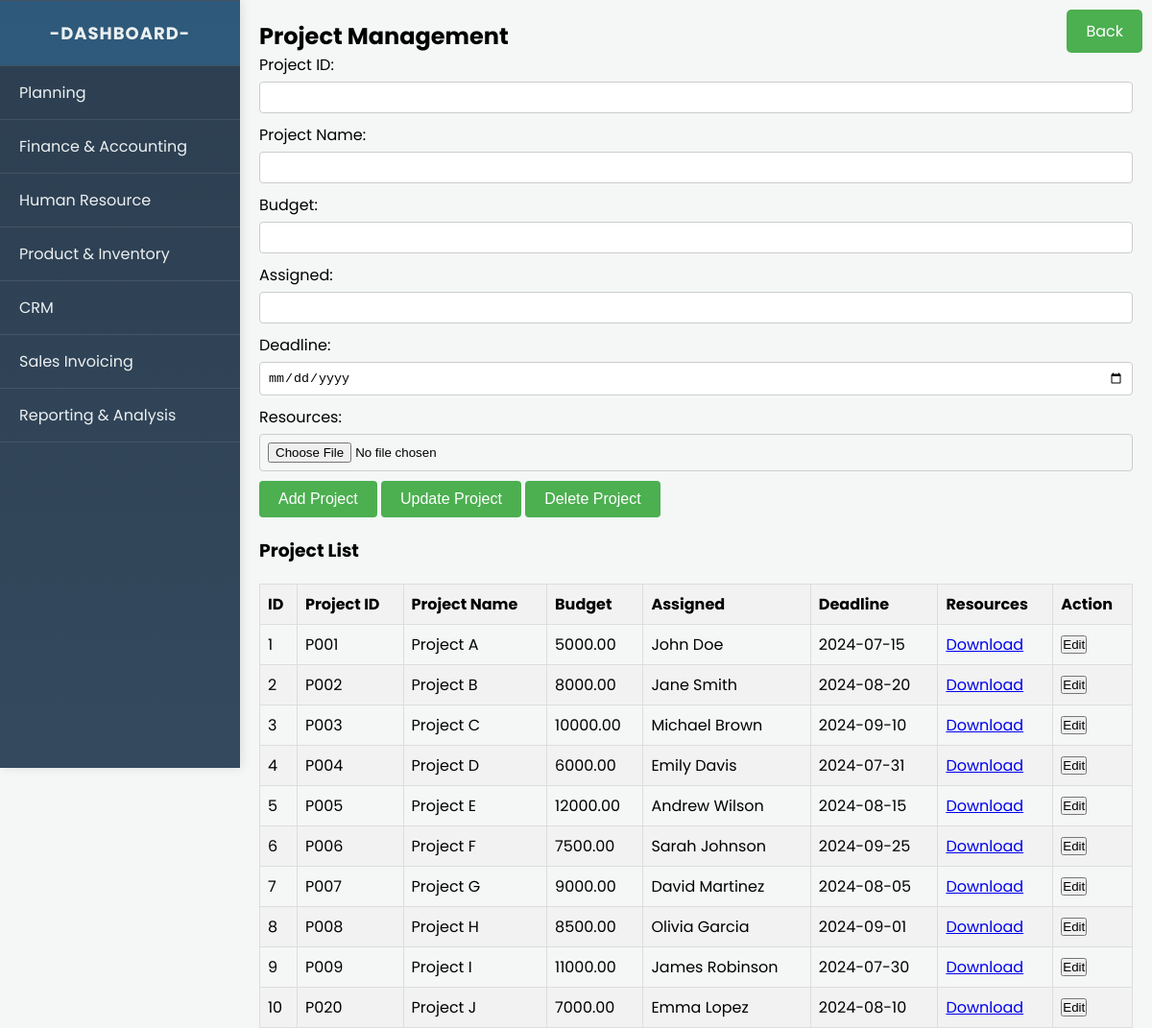
The page /planning/project/project.php (signed in) on the database its author committed.
### tables this page shows
CREATE TABLE `projects` (
  `id` int(11) NOT NULL,
  `project_id` varchar(50) NOT NULL,
  `project_name` varchar(100) NOT NULL,
  `budget` decimal(10,2) DEFAULT NULL,
  `assigned` varchar(100) DEFAULT NULL,
  `deadline` date DEFAULT NULL,
  `resources` varchar(255) DEFAULT NULL
);

### planning/project/project.php (the view, shortened to what this page needs)
<?php
include('../../db_connect.php');
include('../../sidebar.php');
$sql = "SELECT * FROM projects";
$result = $conn->query($sql);
?>
<!DOCTYPE html>
<html lang="en">
<head>
    <link rel="stylesheet" href="style.css">
    <link rel="stylesheet" href="../../istyle.css">
</head>
<body>
    <a href="javascript:history.back()" class="back-button">Back</a>
    <div class="content">
        <section id="project_management">
            <h2>Project Management</h2>
            <form method="post" enctype="multipart/form-data">
                <label for="project_id">Project ID:</label>
                <input type="text" id="project_id" name="project_id" required>
                <label for="project_name">Project Name:</label>
                <input type="text" id="project_name" name="project_name" required>
                <label for="budget">Budget:</label>
                <input type="number" id="budget" name="budget">
                <label for="assigned">Assigned:</label>
                <input type="text" id="assigned" name="assigned">
                <label for="deadline">Deadline:</label>
                <input type="date" id="deadline" name="deadline">
                <label for="resources">Resources:</label>
                <input type="file" id="resources" name="resources">
                <input type="submit" name="add_project" value="Add Project">
                <input type="submit" name="update_project" value="Update Project">
                <input type="submit" name="delete_project" value="Delete Project">
            </form>
            <h3>Project List</h3>
            <?php
            if ($result->num_rows > 0) {
                echo "<table class='project-table'>";
                echo "<thead><tr><th>ID</th><th>Project ID</th><th>Project Name</th><th>Budget</th><th>Assigned</th><th>Deadline</th><th>Resources</th><th>Action</th></tr></thead>";
                echo "<tbody>";
                while($row = $result->fetch_assoc()) {
                    echo "<tr>";
                    echo "<td>" . $row['id'] . "</td>";
                    echo "<td>" . $row['project_id'] . "</td>";
                    echo "<td>" . $row['project_name'] . "</td>";
                    echo "<td>" . $row['budget'] . "</td>";
                    echo "<td>" . $row['assigned'] . "</td>";
                    echo "<td>" . $row['deadline'] . "</td>";
                    echo "<td><a href='" . $row['resources'] . "' target='_blank'>Download</a></td>";
                    echo "<td>
                            <button onclick=\"editProject(" . $row['id'] . ", '" . $row['project_id'] . "', '" . $row['project_name'] . "', '" . $row['budget'] . "', '" . $row['assigned'] . "', '" . $row['deadline'] . "')\">Edit</button>
                          </td>";
                    echo "</tr>";
                }
                echo "</tbody>";
                echo "</table>";
            } else {
                echo "<p>No projects found.</p>";
            }
            ?>
        </section>
    </div>
</body>
</html>

### planning/project/style.css (style rules this page uses)
form { margin-bottom: 20px; }
label { display: block; margin-bottom: 5px; }
input[type="text"], input[type="number"], input[type="date"], select, input[type="file"] { width: 100%; padding: 8px; margin-bottom: 10px; border: 1px solid #ccc; border-radius: 4px; box-sizing: border-box; }
input[type="submit"] { background-color: #4CAF50; color: white; padding: 10px 20px; border: none; border-radius: 4px; cursor: pointer; font-size: 16px; }
table { width: 100%; border-collapse: collapse; margin-top: 20px; }
th, td { border: 1px solid #ddd; padding: 8px; text-align: left; }
th { background-color: #f2f2f2; }
tbody tr:nth-child(even) { background-color: #f2f2f2; }

### istyle.css (style rules this page uses)
* { margin: 0; padding: 0; box-sizing: border-box; }
body { font-family: 'Poppins', sans-serif; background-color: #f4f7f6; display: flex; }
.main-content, .content { margin-left: 250px; padding: 20px; width: calc(100% - 250px); }

### planning/project/project.php (style rules this page uses)
.back-button { position: absolute; top: 10px; right: 10px; background-color: #4CAF50; color: white; padding: 10px 20px; text-align: center; text-decoration: none; display: inline-block; font-size: 16px; border: none; border-radius: 5px; cursor: pointer; }

### rows shown on the page
projects: id "1", project "P001", project_name "Project A", budget "5000.00", assigned "John Doe", deadline "2024-07-15"
projects: id "2", project "P002", project_name "Project B", budget "8000.00", assigned "Jane Smith", deadline "2024-08-20"
projects: id "3", project "P003", project_name "Project C", budget "10000.00", assigned "Michael Brown", deadline "2024-09-10"
projects: id "4", project "P004", project_name "Project D", budget "6000.00", assigned "Emily Davis", deadline "2024-07-31"
projects: id "5", project "P005", project_name "Project E", budget "12000.00", assigned "Andrew Wilson", deadline "2024-08-15"
projects: id "6", project "P006", project_name "Project F", budget "7500.00", assigned "Sarah Johnson", deadline "2024-09-25"
projects: id "7", project "P007", project_name "Project G", budget "9000.00", assigned "David Martinez", deadline "2024-08-05"
projects: id "8", project "P008", project_name "Project H", budget "8500.00", assigned "Olivia Garcia", deadline "2024-09-01"
projects: id "9", project "P009", project_name "Project I", budget "11000.00", assigned "James Robinson", deadline "2024-07-30"
projects: id "10", project "P020", project_name "Project J", budget "7000.00", assigned "Emma Lopez", deadline "2024-08-10"
